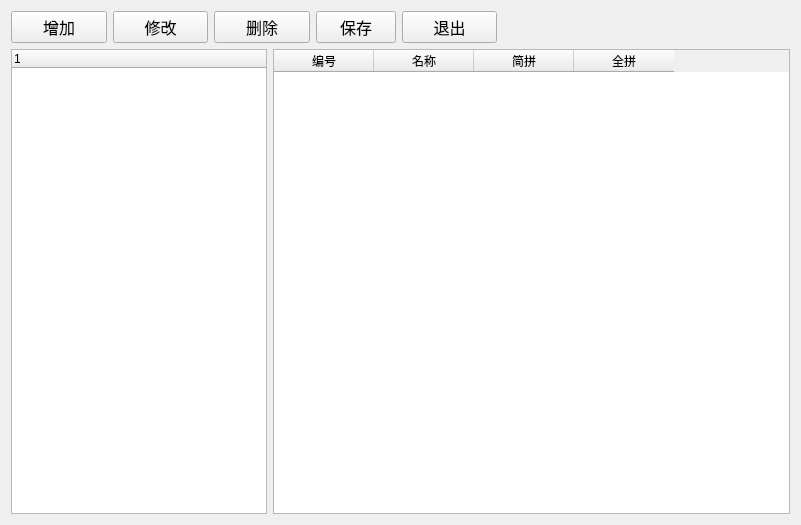
<?xml version="1.0" encoding="UTF-8"?>
<ui version="4.0">
 <class>Settlemethod</class>
 <widget class="QWidget" name="Settlemethod">
  <property name="geometry">
   <rect>
    <x>0</x>
    <y>0</y>
    <width>801</width>
    <height>525</height>
   </rect>
  </property>
  <property name="windowTitle">
   <string>结算方式</string>
  </property>
  <layout class="QHBoxLayout" name="horizontalLayout_3">
   <item>
    <layout class="QVBoxLayout" name="verticalLayout">
     <item>
      <layout class="QHBoxLayout" name="horizontalLayout_2">
       <item>
        <widget class="QPushButton" name="addButton">
         <property name="sizePolicy">
          <sizepolicy hsizetype="Expanding" vsizetype="Fixed">
           <horstretch>0</horstretch>
           <verstretch>0</verstretch>
          </sizepolicy>
         </property>
         <property name="font">
          <font>
           <family>Agency FB</family>
           <pointsize>12</pointsize>
          </font>
         </property>
         <property name="text">
          <string>增加</string>
         </property>
        </widget>
       </item>
       <item>
        <widget class="QPushButton" name="editButton">
         <property name="sizePolicy">
          <sizepolicy hsizetype="Expanding" vsizetype="Fixed">
           <horstretch>0</horstretch>
           <verstretch>0</verstretch>
          </sizepolicy>
         </property>
         <property name="font">
          <font>
           <family>Agency FB</family>
           <pointsize>12</pointsize>
          </font>
         </property>
         <property name="text">
          <string>修改</string>
         </property>
        </widget>
       </item>
       <item>
        <widget class="QPushButton" name="deleteButton">
         <property name="sizePolicy">
          <sizepolicy hsizetype="Expanding" vsizetype="Fixed">
           <horstretch>0</horstretch>
           <verstretch>0</verstretch>
          </sizepolicy>
         </property>
         <property name="font">
          <font>
           <family>Agency FB</family>
           <pointsize>12</pointsize>
          </font>
         </property>
         <property name="text">
          <string>删除</string>
         </property>
        </widget>
       </item>
       <item>
        <widget class="QPushButton" name="saveButton">
         <property name="font">
          <font>
           <family>Agency FB</family>
           <pointsize>12</pointsize>
          </font>
         </property>
         <property name="text">
          <string>保存</string>
         </property>
        </widget>
       </item>
       <item>
        <widget class="QPushButton" name="exitButton">
         <property name="sizePolicy">
          <sizepolicy hsizetype="Expanding" vsizetype="Fixed">
           <horstretch>0</horstretch>
           <verstretch>0</verstretch>
          </sizepolicy>
         </property>
         <property name="font">
          <font>
           <family>Agency FB</family>
           <pointsize>12</pointsize>
          </font>
         </property>
         <property name="text">
          <string>退出</string>
         </property>
        </widget>
       </item>
       <item>
        <spacer name="horizontalSpacer_2">
         <property name="orientation">
          <enum>Qt::Horizontal</enum>
         </property>
         <property name="sizeHint" stdset="0">
          <size>
           <width>40</width>
           <height>20</height>
          </size>
         </property>
        </spacer>
       </item>
       <item>
        <widget class="QLabel" name="label">
         <property name="sizePolicy">
          <sizepolicy hsizetype="Expanding" vsizetype="Preferred">
           <horstretch>0</horstretch>
           <verstretch>0</verstretch>
          </sizepolicy>
         </property>
         <property name="text">
          <string/>
         </property>
        </widget>
       </item>
       <item>
        <spacer name="horizontalSpacer">
         <property name="orientation">
          <enum>Qt::Horizontal</enum>
         </property>
         <property name="sizeHint" stdset="0">
          <size>
           <width>40</width>
           <height>20</height>
          </size>
         </property>
        </spacer>
       </item>
      </layout>
     </item>
     <item>
      <layout class="QHBoxLayout" name="horizontalLayout">
       <item>
        <widget class="QTreeWidget" name="treeWidget">
         <property name="sizePolicy">
          <sizepolicy hsizetype="Fixed" vsizetype="Expanding">
           <horstretch>0</horstretch>
           <verstretch>0</verstretch>
          </sizepolicy>
         </property>
         <column>
          <property name="text">
           <string notr="true">1</string>
          </property>
         </column>
        </widget>
       </item>
       <item>
        <widget class="QTableWidget" name="tableWidget">
         <column>
          <property name="text">
           <string>编号</string>
          </property>
         </column>
         <column>
          <property name="text">
           <string>名称</string>
          </property>
         </column>
         <column>
          <property name="text">
           <string>简拼</string>
          </property>
         </column>
         <column>
          <property name="text">
           <string>全拼</string>
          </property>
         </column>
        </widget>
       </item>
      </layout>
     </item>
    </layout>
   </item>
  </layout>
 </widget>
 <layoutdefault spacing="6" margin="11"/>
 <resources/>
 <connections/>
</ui>
